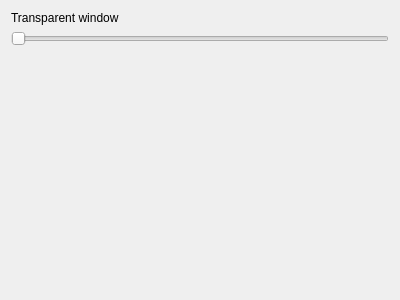
<?xml version="1.0" encoding="UTF-8"?>
<ui version="4.0">
 <class>GlobalOptionsWindowWidget</class>
 <widget class="QWidget" name="GlobalOptionsWindowWidget">
  <property name="geometry">
   <rect>
    <x>0</x>
    <y>0</y>
    <width>400</width>
    <height>300</height>
   </rect>
  </property>
  <layout class="QVBoxLayout" name="verticalLayout">
   <item>
    <widget class="QLabel" name="label_3">
     <property name="text">
      <string>Transparent window</string>
     </property>
    </widget>
   </item>
   <item>
    <widget class="QSlider" name="horizontalSliderTransparent">
     <property name="maximum">
      <number>100</number>
     </property>
     <property name="orientation">
      <enum>Qt::Horizontal</enum>
     </property>
    </widget>
   </item>
   <item>
    <spacer name="verticalSpacer">
     <property name="orientation">
      <enum>Qt::Vertical</enum>
     </property>
     <property name="sizeHint" stdset="0">
      <size>
       <width>20</width>
       <height>40</height>
      </size>
     </property>
    </spacer>
   </item>
  </layout>
 </widget>
 <resources/>
 <connections/>
</ui>
